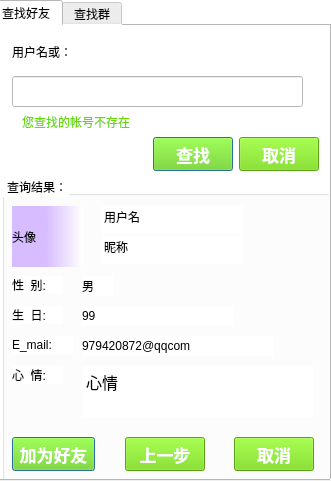
<?xml version="1.0" encoding="UTF-8"?>
<ui version="4.0">
 <class>SeekClientDialog</class>
 <widget class="QDialog" name="SeekClientDialog">
  <property name="enabled">
   <bool>true</bool>
  </property>
  <property name="geometry">
   <rect>
    <x>0</x>
    <y>0</y>
    <width>331</width>
    <height>481</height>
   </rect>
  </property>
  <property name="windowTitle">
   <string>SeekClientDialog</string>
  </property>
  <property name="styleSheet">
   <string notr="true">QDialog
{
background-color: rgb(255, 255, 255);
	
}



</string>
  </property>
  <widget class="QTabWidget" name="tabWidget">
   <property name="geometry">
    <rect>
     <x>-10</x>
     <y>0</y>
     <width>341</width>
     <height>481</height>
    </rect>
   </property>
   <property name="minimumSize">
    <size>
     <width>340</width>
     <height>0</height>
    </size>
   </property>
   <property name="maximumSize">
    <size>
     <width>3400</width>
     <height>16777215</height>
    </size>
   </property>
   <property name="toolTip">
    <string/>
   </property>
   <property name="autoFillBackground">
    <bool>false</bool>
   </property>
   <property name="styleSheet">
    <string notr="true">

background-color: rgb(255, 255, 255);





</string>
   </property>
   <property name="tabShape">
    <enum>QTabWidget::Rounded</enum>
   </property>
   <property name="currentIndex">
    <number>0</number>
   </property>
   <property name="elideMode">
    <enum>Qt::ElideLeft</enum>
   </property>
   <property name="usesScrollButtons">
    <bool>false</bool>
   </property>
   <property name="documentMode">
    <bool>false</bool>
   </property>
   <property name="tabsClosable">
    <bool>false</bool>
   </property>
   <property name="movable">
    <bool>false</bool>
   </property>
   <widget class="QWidget" name="tab_seekFriend">
    <attribute name="title">
     <string>查找好友</string>
    </attribute>
    <widget class="QWidget" name="widget_seekFriendTop" native="true">
     <property name="geometry">
      <rect>
       <x>10</x>
       <y>0</y>
       <width>331</width>
       <height>161</height>
      </rect>
     </property>
     <property name="styleSheet">
      <string notr="true">QPushButton
{
background-color: rgba(105, 215, 2, 229);	
border-color: rgb(105, 215, 2);
font-size:17px;
color: rgb(255, 255, 255);
font-weight:600;
}</string>
     </property>
     <widget class="QLabel" name="label_SeekFriend">
      <property name="geometry">
       <rect>
        <x>10</x>
        <y>10</y>
        <width>81</width>
        <height>31</height>
       </rect>
      </property>
      <property name="text">
       <string>用户名或：</string>
      </property>
     </widget>
     <widget class="QLabel" name="label_seekUserNotExist">
      <property name="geometry">
       <rect>
        <x>20</x>
        <y>80</y>
        <width>211</width>
        <height>31</height>
       </rect>
      </property>
      <property name="styleSheet">
       <string notr="true">color:rgb(105, 215, 2);</string>
      </property>
      <property name="text">
       <string>您查找的帐号不存在</string>
      </property>
     </widget>
     <widget class="QLineEdit" name="lineEdit_seekFriend">
      <property name="geometry">
       <rect>
        <x>10</x>
        <y>50</y>
        <width>291</width>
        <height>31</height>
       </rect>
      </property>
     </widget>
     <widget class="QPushButton" name="pushButton_seekfriend">
      <property name="geometry">
       <rect>
        <x>151</x>
        <y>111</y>
        <width>80</width>
        <height>34</height>
       </rect>
      </property>
      <property name="styleSheet">
       <string notr="true"/>
      </property>
      <property name="text">
       <string>查找</string>
      </property>
      <property name="default">
       <bool>true</bool>
      </property>
     </widget>
     <widget class="QPushButton" name="pushButton_seekFriendCancel">
      <property name="geometry">
       <rect>
        <x>237</x>
        <y>111</y>
        <width>80</width>
        <height>34</height>
       </rect>
      </property>
      <property name="text">
       <string>取消</string>
      </property>
     </widget>
     <zorder>label_SeekFriend</zorder>
     <zorder>label_seekUserNotExist</zorder>
     <zorder>lineEdit_seekFriend</zorder>
     <zorder>pushButton_seekfriend</zorder>
     <zorder>pushButton_seekFriendCancel</zorder>
     <zorder>groupBox_seekFriendMiddle</zorder>
    </widget>
    <widget class="QGroupBox" name="groupBox_seekFriendMiddle">
     <property name="geometry">
      <rect>
       <x>10</x>
       <y>150</y>
       <width>331</width>
       <height>311</height>
      </rect>
     </property>
     <property name="styleSheet">
      <string notr="true">QLineEdit
{
	border:none;
}
QTextEdit
{
	border:none;
}
QPushButton
{
background-color: rgba(105, 215, 2, 229);	
border-color: rgb(105, 215, 2);
font-size:17px;
color: rgb(255, 255, 255);
font-weight:600;
}</string>
     </property>
     <property name="title">
      <string> 查询结果：</string>
     </property>
     <widget class="QLabel" name="label_seekFriendImage">
      <property name="geometry">
       <rect>
        <x>10</x>
        <y>30</y>
        <width>71</width>
        <height>61</height>
       </rect>
      </property>
      <property name="styleSheet">
       <string notr="true">background-color: qlineargradient(spread:pad, x1:0, y1:0, x2:1, y2:0, stop:0.475556 rgba(215, 188, 255, 255), stop:1 rgba(255, 255, 255, 255));</string>
      </property>
      <property name="text">
       <string>头像</string>
      </property>
     </widget>
     <widget class="QLineEdit" name="lineEdit_userFriendName">
      <property name="enabled">
       <bool>true</bool>
      </property>
      <property name="geometry">
       <rect>
        <x>100</x>
        <y>30</y>
        <width>141</width>
        <height>28</height>
       </rect>
      </property>
      <property name="text">
       <string>用户名</string>
      </property>
     </widget>
     <widget class="QLineEdit" name="lineEdit_userFriendNickname">
      <property name="enabled">
       <bool>true</bool>
      </property>
      <property name="geometry">
       <rect>
        <x>100</x>
        <y>60</y>
        <width>141</width>
        <height>28</height>
       </rect>
      </property>
      <property name="text">
       <string>昵称</string>
      </property>
     </widget>
     <widget class="QLabel" name="label_seekFriendSex">
      <property name="geometry">
       <rect>
        <x>10</x>
        <y>100</y>
        <width>51</width>
        <height>18</height>
       </rect>
      </property>
      <property name="text">
       <string>性  别:</string>
      </property>
     </widget>
     <widget class="QLabel" name="label_seekFriendBirthday">
      <property name="geometry">
       <rect>
        <x>10</x>
        <y>130</y>
        <width>51</width>
        <height>18</height>
       </rect>
      </property>
      <property name="text">
       <string>生  日:</string>
      </property>
     </widget>
     <widget class="QLabel" name="label_seekFriendEMail">
      <property name="geometry">
       <rect>
        <x>10</x>
        <y>160</y>
        <width>61</width>
        <height>18</height>
       </rect>
      </property>
      <property name="text">
       <string>E_mail:</string>
      </property>
     </widget>
     <widget class="QLabel" name="label_seekFriendMood">
      <property name="geometry">
       <rect>
        <x>10</x>
        <y>190</y>
        <width>51</width>
        <height>18</height>
       </rect>
      </property>
      <property name="text">
       <string>心  情:</string>
      </property>
     </widget>
     <widget class="QLabel" name="label_seekShowFriendSex">
      <property name="geometry">
       <rect>
        <x>80</x>
        <y>100</y>
        <width>31</width>
        <height>20</height>
       </rect>
      </property>
      <property name="text">
       <string>男</string>
      </property>
     </widget>
     <widget class="QLabel" name="label_seekShowFriendBirthday">
      <property name="geometry">
       <rect>
        <x>80</x>
        <y>130</y>
        <width>151</width>
        <height>20</height>
       </rect>
      </property>
      <property name="text">
       <string>99</string>
      </property>
     </widget>
     <widget class="QLabel" name="label_seekShowFriendEmail">
      <property name="geometry">
       <rect>
        <x>80</x>
        <y>160</y>
        <width>191</width>
        <height>20</height>
       </rect>
      </property>
      <property name="text">
       <string>979420872@qqcom</string>
      </property>
     </widget>
     <widget class="QTextEdit" name="textEdit_seekShowFriendMood">
      <property name="geometry">
       <rect>
        <x>80</x>
        <y>190</y>
        <width>231</width>
        <height>51</height>
       </rect>
      </property>
      <property name="styleSheet">
       <string notr="true">QTextEdit
{
border-color: rgba(170, 165, 123, 200);
}</string>
      </property>
      <property name="html">
       <string>&lt;!DOCTYPE HTML PUBLIC &quot;-//W3C//DTD HTML 4.0//EN&quot; &quot;http://www.w3.org/TR/REC-html40/strict.dtd&quot;&gt;
&lt;html&gt;&lt;head&gt;&lt;meta name=&quot;qrichtext&quot; content=&quot;1&quot; /&gt;&lt;style type=&quot;text/css&quot;&gt;
p, li { white-space: pre-wrap; }
&lt;/style&gt;&lt;/head&gt;&lt;body style=&quot; font-family:'微软雅黑'; font-size:11pt; font-weight:400; font-style:normal;&quot;&gt;
&lt;p align=&quot;justify&quot; style=&quot; margin-top:0px; margin-bottom:0px; margin-left:0px; margin-right:0px; -qt-block-indent:0; text-indent:0px;&quot;&gt;&lt;span style=&quot; font-size:12pt;&quot;&gt;心情&lt;/span&gt;&lt;/p&gt;&lt;/body&gt;&lt;/html&gt;</string>
      </property>
     </widget>
     <widget class="QPushButton" name="pushButton_seekFriendAdd">
      <property name="geometry">
       <rect>
        <x>10</x>
        <y>261</y>
        <width>83</width>
        <height>34</height>
       </rect>
      </property>
      <property name="text">
       <string>加为好友</string>
      </property>
      <property name="default">
       <bool>true</bool>
      </property>
     </widget>
     <widget class="QPushButton" name="pushButton_seekFriendForward">
      <property name="geometry">
       <rect>
        <x>123</x>
        <y>261</y>
        <width>80</width>
        <height>34</height>
       </rect>
      </property>
      <property name="text">
       <string>上一步</string>
      </property>
     </widget>
     <widget class="QPushButton" name="pushButton_seekFriendAddCancel">
      <property name="geometry">
       <rect>
        <x>232</x>
        <y>261</y>
        <width>80</width>
        <height>34</height>
       </rect>
      </property>
      <property name="text">
       <string>取消</string>
      </property>
     </widget>
    </widget>
   </widget>
   <widget class="QWidget" name="tab_seekGroup">
    <attribute name="title">
     <string>查找群</string>
    </attribute>
    <widget class="QWidget" name="widget_seekGroupTop" native="true">
     <property name="geometry">
      <rect>
       <x>10</x>
       <y>0</y>
       <width>291</width>
       <height>161</height>
      </rect>
     </property>
     <property name="styleSheet">
      <string notr="true">QPushButton
{
background-color: rgba(105, 215, 2, 229);	
border-color: rgb(105, 215, 2);
font-size:17px;
color: rgb(255, 255, 255);
font-weight:600;
}</string>
     </property>
     <widget class="QLabel" name="label_SeekGroupId">
      <property name="geometry">
       <rect>
        <x>10</x>
        <y>10</y>
        <width>81</width>
        <height>31</height>
       </rect>
      </property>
      <property name="text">
       <string> 群号：</string>
      </property>
     </widget>
     <widget class="QLabel" name="label_seekGroupNotExist">
      <property name="geometry">
       <rect>
        <x>20</x>
        <y>80</y>
        <width>211</width>
        <height>31</height>
       </rect>
      </property>
      <property name="styleSheet">
       <string notr="true">color:rgb(105, 215, 2);</string>
      </property>
      <property name="text">
       <string>您查找的群不存在</string>
      </property>
     </widget>
     <widget class="QLineEdit" name="lineEdit_seekGroupId">
      <property name="geometry">
       <rect>
        <x>10</x>
        <y>50</y>
        <width>311</width>
        <height>31</height>
       </rect>
      </property>
     </widget>
     <widget class="QPushButton" name="pushButton_seekGroupOK">
      <property name="geometry">
       <rect>
        <x>151</x>
        <y>111</y>
        <width>80</width>
        <height>35</height>
       </rect>
      </property>
      <property name="text">
       <string>查找</string>
      </property>
      <property name="default">
       <bool>true</bool>
      </property>
     </widget>
     <widget class="QPushButton" name="pushButton_seekGroupCancel">
      <property name="geometry">
       <rect>
        <x>239</x>
        <y>111</y>
        <width>80</width>
        <height>35</height>
       </rect>
      </property>
      <property name="text">
       <string>取消</string>
      </property>
     </widget>
    </widget>
    <widget class="QGroupBox" name="groupBox_seekFriendMiddle_2">
     <property name="geometry">
      <rect>
       <x>10</x>
       <y>160</y>
       <width>331</width>
       <height>301</height>
      </rect>
     </property>
     <property name="styleSheet">
      <string notr="true">QPushButton
{
background-color: rgba(105, 215, 2, 229);	
border-color: rgb(105, 215, 2);
font-size:17px;
color: rgb(255, 255, 255);
font-weight:600;
}
QLineEdit
{
	border:none;
}
QTextEdit
{
	border:none;
}</string>
     </property>
     <property name="title">
      <string> 查询结果：</string>
     </property>
     <widget class="QLabel" name="label_seekFriendImage_2">
      <property name="geometry">
       <rect>
        <x>10</x>
        <y>30</y>
        <width>71</width>
        <height>61</height>
       </rect>
      </property>
      <property name="styleSheet">
       <string notr="true">background-color: qlineargradient(spread:pad, x1:0, y1:0, x2:1, y2:0, stop:0.475556 rgba(215, 188, 255, 255), stop:1 rgba(255, 255, 255, 255));</string>
      </property>
      <property name="text">
       <string>头像</string>
      </property>
     </widget>
     <widget class="QLineEdit" name="lineEdit_seekGroupName">
      <property name="enabled">
       <bool>true</bool>
      </property>
      <property name="geometry">
       <rect>
        <x>100</x>
        <y>30</y>
        <width>151</width>
        <height>28</height>
       </rect>
      </property>
      <property name="text">
       <string>群号</string>
      </property>
     </widget>
     <widget class="QLineEdit" name="lineEdit_seekGroupNickname">
      <property name="enabled">
       <bool>true</bool>
      </property>
      <property name="geometry">
       <rect>
        <x>100</x>
        <y>60</y>
        <width>151</width>
        <height>28</height>
       </rect>
      </property>
      <property name="text">
       <string>群名</string>
      </property>
     </widget>
     <widget class="QLabel" name="label_seekFriendSex_2">
      <property name="geometry">
       <rect>
        <x>10</x>
        <y>100</y>
        <width>51</width>
        <height>18</height>
       </rect>
      </property>
      <property name="text">
       <string>级  别:</string>
      </property>
     </widget>
     <widget class="QLabel" name="label_seekFriendBirthday_2">
      <property name="geometry">
       <rect>
        <x>10</x>
        <y>130</y>
        <width>71</width>
        <height>18</height>
       </rect>
      </property>
      <property name="text">
       <string>创建时间:</string>
      </property>
     </widget>
     <widget class="QLabel" name="label_seekFriendEMail_2">
      <property name="geometry">
       <rect>
        <x>10</x>
        <y>160</y>
        <width>61</width>
        <height>18</height>
       </rect>
      </property>
      <property name="text">
       <string>E_mail:</string>
      </property>
     </widget>
     <widget class="QLabel" name="label_seekFriendMood_2">
      <property name="geometry">
       <rect>
        <x>10</x>
        <y>190</y>
        <width>51</width>
        <height>18</height>
       </rect>
      </property>
      <property name="text">
       <string>签  名:</string>
      </property>
     </widget>
     <widget class="QLabel" name="label_seekShowFriendSex_2">
      <property name="geometry">
       <rect>
        <x>90</x>
        <y>100</y>
        <width>41</width>
        <height>20</height>
       </rect>
      </property>
      <property name="text">
       <string>男</string>
      </property>
     </widget>
     <widget class="QLabel" name="label_seekShowFriendBirthday_2">
      <property name="geometry">
       <rect>
        <x>90</x>
        <y>130</y>
        <width>161</width>
        <height>20</height>
       </rect>
      </property>
      <property name="text">
       <string>99</string>
      </property>
     </widget>
     <widget class="QLabel" name="label_seekShowFriendEmail_2">
      <property name="geometry">
       <rect>
        <x>90</x>
        <y>160</y>
        <width>181</width>
        <height>20</height>
       </rect>
      </property>
      <property name="text">
       <string>979420872@qqcom</string>
      </property>
     </widget>
     <widget class="QTextEdit" name="textEdit_seekShowGroupMood">
      <property name="enabled">
       <bool>true</bool>
      </property>
      <property name="geometry">
       <rect>
        <x>90</x>
        <y>190</y>
        <width>221</width>
        <height>51</height>
       </rect>
      </property>
      <property name="html">
       <string>&lt;!DOCTYPE HTML PUBLIC &quot;-//W3C//DTD HTML 4.0//EN&quot; &quot;http://www.w3.org/TR/REC-html40/strict.dtd&quot;&gt;
&lt;html&gt;&lt;head&gt;&lt;meta name=&quot;qrichtext&quot; content=&quot;1&quot; /&gt;&lt;style type=&quot;text/css&quot;&gt;
p, li { white-space: pre-wrap; }
&lt;/style&gt;&lt;/head&gt;&lt;body style=&quot; font-family:'微软雅黑'; font-size:11pt; font-weight:400; font-style:normal;&quot;&gt;
&lt;p align=&quot;justify&quot; style=&quot; margin-top:0px; margin-bottom:0px; margin-left:0px; margin-right:0px; -qt-block-indent:0; text-indent:0px;&quot;&gt;&lt;span style=&quot; font-size:12pt;&quot;&gt;签名&lt;/span&gt;&lt;/p&gt;&lt;/body&gt;&lt;/html&gt;</string>
      </property>
     </widget>
     <widget class="QPushButton" name="pushButton_seekFriendAdd_2">
      <property name="geometry">
       <rect>
        <x>14</x>
        <y>253</y>
        <width>83</width>
        <height>35</height>
       </rect>
      </property>
      <property name="text">
       <string>加为好友</string>
      </property>
      <property name="default">
       <bool>true</bool>
      </property>
     </widget>
     <widget class="QPushButton" name="pushButton_seekFriendForward_2">
      <property name="geometry">
       <rect>
        <x>124</x>
        <y>253</y>
        <width>80</width>
        <height>35</height>
       </rect>
      </property>
      <property name="text">
       <string>上一步</string>
      </property>
     </widget>
     <widget class="QPushButton" name="pushButton_seekFriendAddCancel_2">
      <property name="geometry">
       <rect>
        <x>234</x>
        <y>253</y>
        <width>80</width>
        <height>35</height>
       </rect>
      </property>
      <property name="text">
       <string>取消</string>
      </property>
     </widget>
    </widget>
   </widget>
  </widget>
 </widget>
 <layoutdefault spacing="6" margin="11"/>
 <tabstops>
  <tabstop>lineEdit_seekFriend</tabstop>
  <tabstop>pushButton_seekfriend</tabstop>
  <tabstop>pushButton_seekFriendCancel</tabstop>
  <tabstop>pushButton_seekFriendAdd</tabstop>
  <tabstop>pushButton_seekFriendForward</tabstop>
  <tabstop>pushButton_seekFriendAddCancel</tabstop>
  <tabstop>pushButton_seekGroupCancel</tabstop>
  <tabstop>lineEdit_userFriendName</tabstop>
  <tabstop>lineEdit_userFriendNickname</tabstop>
  <tabstop>textEdit_seekShowFriendMood</tabstop>
  <tabstop>tabWidget</tabstop>
  <tabstop>lineEdit_seekGroupId</tabstop>
  <tabstop>pushButton_seekGroupOK</tabstop>
  <tabstop>lineEdit_seekGroupName</tabstop>
  <tabstop>lineEdit_seekGroupNickname</tabstop>
  <tabstop>textEdit_seekShowGroupMood</tabstop>
  <tabstop>pushButton_seekFriendAdd_2</tabstop>
  <tabstop>pushButton_seekFriendForward_2</tabstop>
  <tabstop>pushButton_seekFriendAddCancel_2</tabstop>
 </tabstops>
 <resources/>
 <connections>
  <connection>
   <sender>pushButton_seekFriendCancel</sender>
   <signal>clicked()</signal>
   <receiver>SeekClientDialog</receiver>
   <slot>close()</slot>
   <hints>
    <hint type="sourcelabel">
     <x>316</x>
     <y>151</y>
    </hint>
    <hint type="destinationlabel">
     <x>353</x>
     <y>154</y>
    </hint>
   </hints>
  </connection>
  <connection>
   <sender>pushButton_seekFriendAddCancel</sender>
   <signal>clicked()</signal>
   <receiver>SeekClientDialog</receiver>
   <slot>close()</slot>
   <hints>
    <hint type="sourcelabel">
     <x>296</x>
     <y>437</y>
    </hint>
    <hint type="destinationlabel">
     <x>366</x>
     <y>432</y>
    </hint>
   </hints>
  </connection>
  <connection>
   <sender>pushButton_seekGroupCancel</sender>
   <signal>clicked()</signal>
   <receiver>SeekClientDialog</receiver>
   <slot>close()</slot>
   <hints>
    <hint type="sourcelabel">
     <x>305</x>
     <y>150</y>
    </hint>
    <hint type="destinationlabel">
     <x>392</x>
     <y>184</y>
    </hint>
   </hints>
  </connection>
  <connection>
   <sender>pushButton_seekFriendAddCancel_2</sender>
   <signal>clicked()</signal>
   <receiver>SeekClientDialog</receiver>
   <slot>close()</slot>
   <hints>
    <hint type="sourcelabel">
     <x>285</x>
     <y>438</y>
    </hint>
    <hint type="destinationlabel">
     <x>387</x>
     <y>461</y>
    </hint>
   </hints>
  </connection>
 </connections>
</ui>
